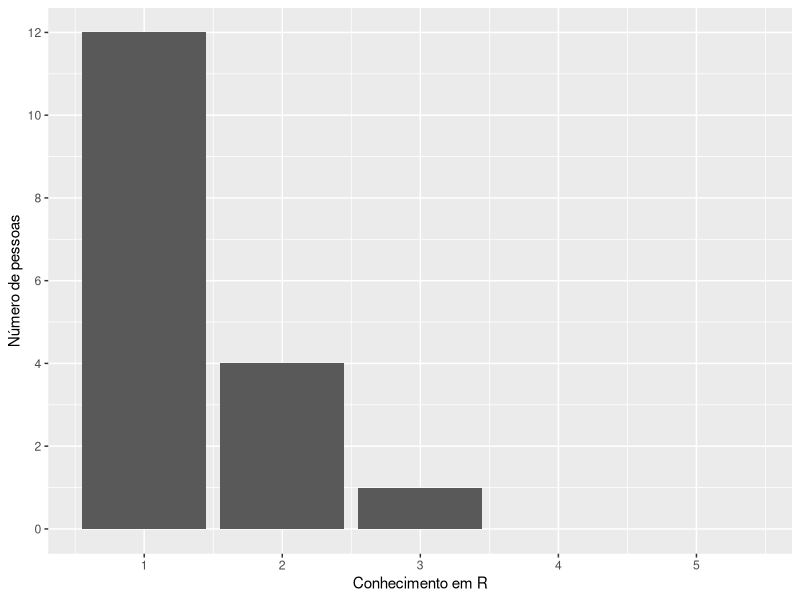

Write R code to recreate this figure. (Note: this script raises an error after producing the figure.)
library(tidyverse)

AGRUPAR <- data.frame(stringsAsFactors=FALSE,
          V1 = c("Guilherme Francisco do Nascimento Pinto",
                 "Marcos de Paulo Ramos", "Rubem Augusto da Paixão Dornas",
                 "Mariana Elissa Vieira de Souza", "Marlon Fernandes de Souza",
                 "Luciana Eler Franca", "Diego Macedo", "Sande Oliveira Santos",
                 "Luiz Gustavo de Souza Paula", "Pedro Navarro Cardoso Vale",
                 "Thiago Juarez Ferreira de Araújo", "Camila Palhares Teixeira",
                 "Natalia Silva de Souza", "Clara Nina",
                 "Nayhara Freitas Martins Gomes", "Paulo Henrique Góes Pinto", "Tatiana Cristina Brant",
                 "Rafael Tagliatti Heredia"),
          V2 = c("guilhermefnp2@gmail.com", "marcosramos.ufv@gmail.com",
                 "rapdornas@gmail.com", "mari_elissa@hotmail.com",
                 "marlonfernandesdesouza@gmail.com", "luciana_eler@yahoo.com.br",
                 "diegorm@ufmg.br", "sandeoliveira@live.com", "lgustavosouzap@gmail.com",
                 "pncvgeo@yahoo.com.br", "tgo_dmx@hotmail.com",
                 "camila.teixeira@unifemm.edu.br", "Natalia.eagriamb@gmail.com",
                 "claranina@gmail.com", "nayhara_martins@yahoo.com.br", "paulohgoesp@gmail.com",
                 "tatianabrant@gmail.com", "rtagliattiheredia@gmail.com"),
          V3 = c("PPG-AMSA", "PPG-AMSA", "PPG-AMSA", "PPG-AMSA", "PPG-AMSA",
                 "PPG-AMSA", "PPG-AMSA", "PPG-AMSA", "PPG-AMSA", "IGC - UFMG",
                 "PPG-AMSA", "UNIFEMM", "PPG-AMSA", "PPG-AMSA", "PPG-Geografia",
                 "UFMG/Transportes", "PPG-Geografia", "UFMG/Transportes"),
          V4 = c(1L, 1L, 3L, 1L, 2L, 1L, 2L, 1L, 2L, 1L, 2L, 3L, 1L, 1L, 1L,
                 1L, 1L, 1L)
)

as.tibble(AGRUPAR) %>%
  rename(Nome = V1,
         Email = V2,
         Instituicao = V3,
         Conhecimento = V4) %>% 
  filter(Email != "rapdornas@gmail.com") %>% 
  count(Conhecimento) %>% 
  add_row(Conhecimento = 4, n = 0) %>% 
  add_row(Conhecimento = 5, n = 0) %>% 
  ggplot(., aes(x = Conhecimento, y = n)) +
  geom_bar(stat = "identity") +
  scale_y_continuous(breaks = seq(0,14,2)) +
  labs(x = "Conhecimento em R", y = "Número de pessoas") + 
  ggsave("Plots/Constit_agrupar.png", last_plot(), dpi = 600, units = "cm", width = 15.5, height = 7.5)
